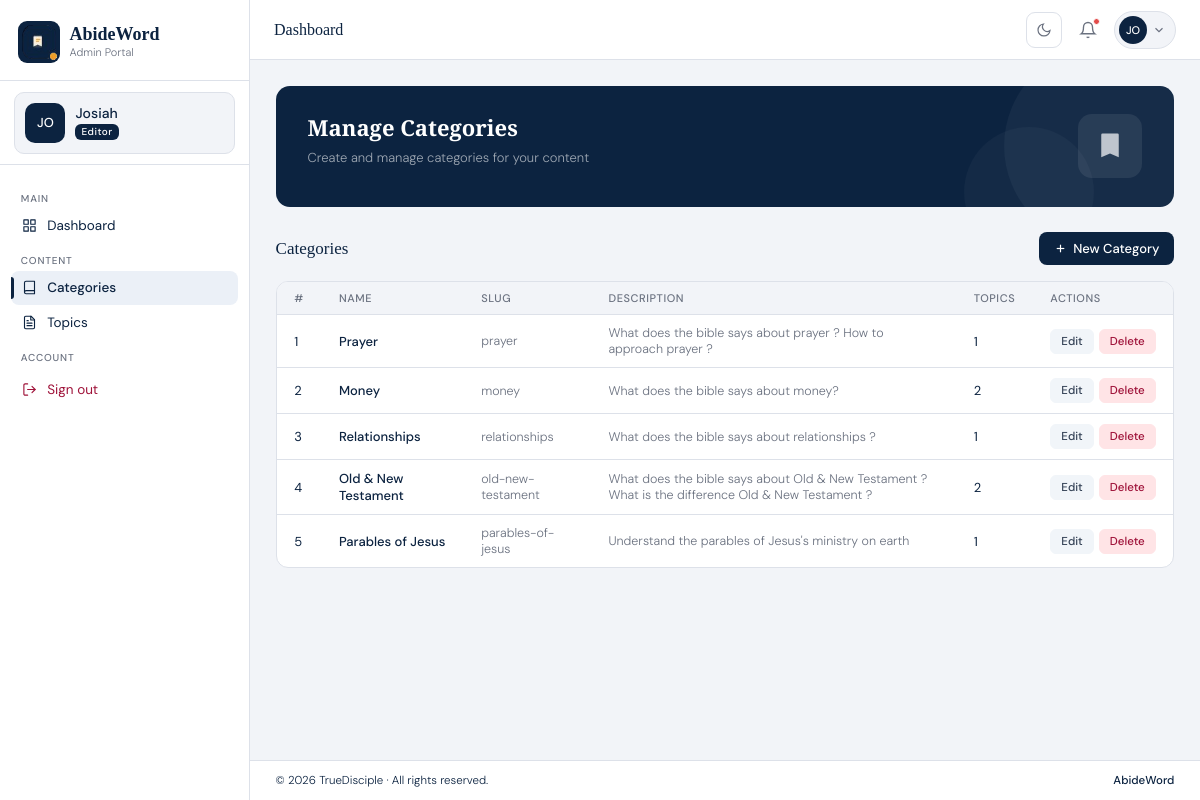
Before: /admin/categories (signed in) with the older database file.
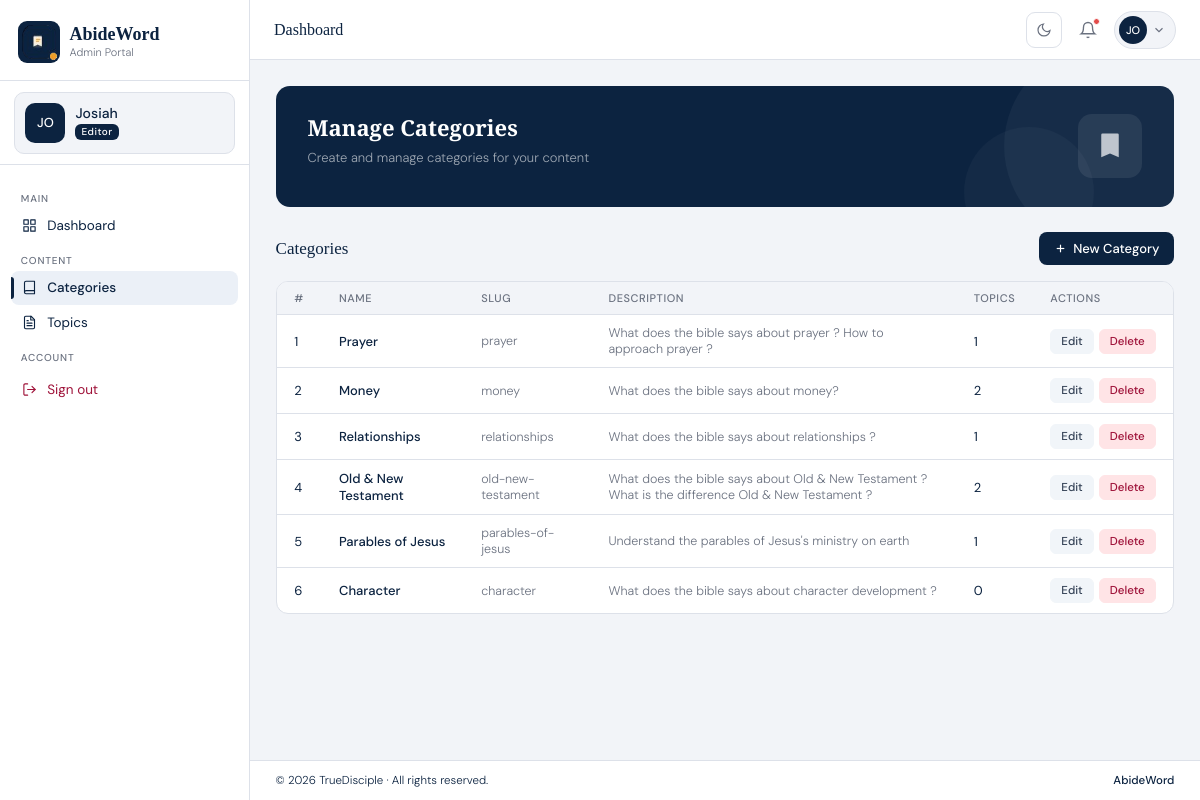
After: the same page with the newer database file.
### models.py (models this page shows)
class User(UserMixin, db.Model):
    id = db.Column(db.Integer, primary_key=True, autoincrement=True)
    name = db.Column(db.String(100), nullable=False)
    email = db.Column(db.String(120), nullable=False, unique=True)
    password_hash = db.Column(db.String(255), nullable=False)
    photo = db.Column(db.String(255))
    role = db.Column(db.String(20), default='admin')
    is_super_admin = db.Column(db.Boolean, default=False)
    is_active = db.Column(db.Boolean, default=True)
    created_at = db.Column(db.DateTime, default=datetime.utcnow)
    last_login = db.Column(db.DateTime)

class Category(db.Model):
    id = db.Column(db.Integer, primary_key=True, autoincrement=True)
    name = db.Column(db.String(100), nullable=False)
    slug = db.Column(db.String(100), nullable=False, unique=True)
    description = db.Column(db.Text)
    created_at = db.Column(db.DateTime, default=datetime.utcnow)
    abide_words = db.relationship('Topics', backref='category', lazy=True)

### app.py (the view, shortened to what this page needs)
@app.route('/admin/categories', methods=['GET', 'POST'])
@login_required
def categories():
    categories = Category.query.all()
    return render_template('admin/categories.html', categories=categories, category_count=len(categories))

### app.py (called while the page is built)
@login_manager.user_loader
def load_user(user_id):
    return User.query.get(int(user_id))

### templates/admin/categories.html (shortened to what this page needs)
<!DOCTYPE html>
<html lang="en">
<head>
<link rel="stylesheet" href="{{ url_for('static', filename='css/style.css') }}"/>
</head>
<body>
<div class="layout">
{% include 'admin/components/sidebar.html' %}
<div class="main">
  {% include 'admin/components/topbar.html' %}
  <main class="content">
    <div class="banner">
      <div class="banner-text">
        <div class="banner-title">Manage Categories</div>
        <div class="banner-sub">Create and manage categories for your content</div>
      </div>
      <div class="banner-icon">
        <svg viewBox="0 0 24 24"><path d="M6 2h12a1 1 0 011 1v18l-7-3-7 3V3a1 1 0 011-1z"/></svg>
      </div>
    </div>
    <div id="page-categories" class="page-content active">
      <div class="section-header">
        <span class="section-title">Categories</span>
        <button class="btn-primary" onclick="toggleForm('catForm')">
          <svg viewBox="0 0 24 24"><line x1="12" y1="5" x2="12" y2="19"/><line x1="5" y1="12" x2="19" y2="12"/></svg>
          New Category
        </button>
      </div>
      <div class="full-panel">
        <div class="table-wrap">
          <table>
            <thead><tr><th>#</th><th>Name</th><th>Slug</th><th>Description</th><th>Topics</th><th>Actions</th></tr></thead>
            <tbody>
              {% for category in categories %}
              <tr>
                <td>{{ loop.index }}</td>
                <td class="td-bold">{{ category.name }}</td>
                <td class="td-muted">{{ category.slug }}</td>
                <td class="td-muted">{{ category.description or '-' }}</td>
                <td>{{ category.abide_words|length }}</td>
                <td>
                  <div class="action-btns">
                    <form action="/admin/categories/{{ category.id }}/edit" method="GET" style="display:inline;">
                      <button type="submit" class="btn-e">Edit</button>
                    </form>
                    <form action="/admin/categories/{{ category.id }}/delete" method="POST" style="display:inline;">
                      <button type="submit" class="btn-d" onclick="showDeletePopup(event)">Delete</button>
                    </form>
                  </div>
                </td>
              </tr>
              {% endfor %}
            </tbody>
          </table>
        </div>
      </div>
    </div>
  </main>
  {% include 'admin/components/footer.html' %}
</div>
</div>
</body>
</html>

### templates/admin/components/sidebar.html (shortened to what this page needs)
<aside class="sidebar" id="sidebar">
  <div class="sidebar-header">
    <div class="s-logo">
      <img src="{{ url_for('static', filename='img/logo.png') }}" alt="AbideWord Logo"/>
    </div>
    <div>
      <div class="s-brand">AbideWord</div>
      <div class="s-tag">Admin Portal</div>
    </div>
  </div>
  <div class="sidebar-profile-wrapper">
    <div href="/admin/profile" class="sidebar-profile-chip">
      <div class="sidebar-chip-avatar">
        {% if current_user.photo %}
          <img src="{{ url_for('static', filename='uploads/users/' + current_user.photo) }}" alt="{{ current_user.name }}"/>
        {% else %}
          {{ current_user.name[:2].upper() }}
        {% endif %}
      </div>
      <div class="sidebar-chip-info">
        <span class="sidebar-chip-name">{{ current_user.name }}</span>
        <span class="sidebar-chip-role">{{ 'Super Admin' if current_user.is_super_admin else current_user.role|capitalize }}</span>
      </div>
    </div>
  </div>
  <nav class="sidebar-nav">
    <div class="nav-label">Main</div>
    <a href="/admin" class="nav-item">
      <svg viewBox="0 0 24 24" fill="none" stroke="currentColor" stroke-width="2" stroke-linecap="round" stroke-linejoin="round"><rect x="3" y="3" width="7" height="7"/><rect x="14" y="3" width="7" height="7"/><rect x="14" y="14" width="7" height="7"/><rect x="3" y="14" width="7" height="7"/></svg>
      Dashboard
    </a>
    <div class="nav-label">Content</div>
    <a href="/admin/categories" class="nav-item">
      <svg viewBox="0 0 24 24" fill="none" stroke="currentColor" stroke-width="2" stroke-linecap="round" stroke-linejoin="round"><path d="M4 19.5A2.5 2.5 0 0 1 6.5 17H20"/><path d="M6.5 2H20v20H6.5A2.5 2.5 0 0 1 4 19.5v-15A2.5 2.5 0 0 1 6.5 2z"/></svg>
      Categories
    </a>
    <a href="/admin/topics" class="nav-item">
      Topics
    </a>
    <div class="nav-label">Account</div>
    <button class="nav-item logout" onclick="window.location.href='/logout'">
      <svg viewBox="0 0 24 24" fill="none" stroke="currentColor" stroke-width="2" stroke-linecap="round" stroke-linejoin="round"><path d="M9 21H5a2 2 0 0 1-2-2V5a2 2 0 0 1 2-2h4"/><polyline points="16 17 21 12 16 7"/><line x1="21" y1="12" x2="9" y2="12"/></svg>
      Sign out
    </button>
  </nav>
</aside>

### templates/admin/components/topbar.html (shortened to what this page needs)
<header class="topbar">
  <span class="page-title" id="pageLabel">Dashboard</span>
  <div class="topbar-right">
    <button class="theme-toggle" onclick="toggleTheme()" title="Toggle dark mode" id="themeBtn">
      <svg id="themeIcon" viewBox="0 0 24 24"><path d="M21 12.79A9 9 0 1111.21 3 7 7 0 0021 12.79z"/></svg>
    </button>
    <button class="icon-btn" onclick="toggleNotif()" title="Notifications">
      <svg viewBox="0 0 24 24"><path d="M18 8A6 6 0 006 8c0 7-3 9-3 9h18s-3-2-3-9"/><path d="M13.73 21a2 2 0 01-3.46 0"/></svg>
      <span class="notif-dot"></span>
    </button>
    <div class="profile-chip">
      <div class="chip-avatar">
        {% if current_user.photo %}
          <img src="{{ url_for('static', filename='uploads/users/' + current_user.photo) }}" alt="{{ current_user.name }}"/>
        {% else %}
          {{ current_user.name[:2].upper() }}
        {% endif %}
      </div>
      <button class="chip-drop" onclick="toggleProfileDrop()">
        <svg viewBox="0 0 24 24"><path d="M6 9l6 6 6-6"/></svg>
      </button>
    </div>
  </div>
</header>

### templates/admin/components/footer.html
  <footer class="footer">
    <span class="footer-text">© 2026 TrueDisciple · All rights reserved.</span>
    <span class="footer-brand">AbideWord</span>
  </footer>

Changed rows visible on the page:
added Category: name "Character", slug "character", description "What does the bible says about character development ?", abide_words|length "0"
